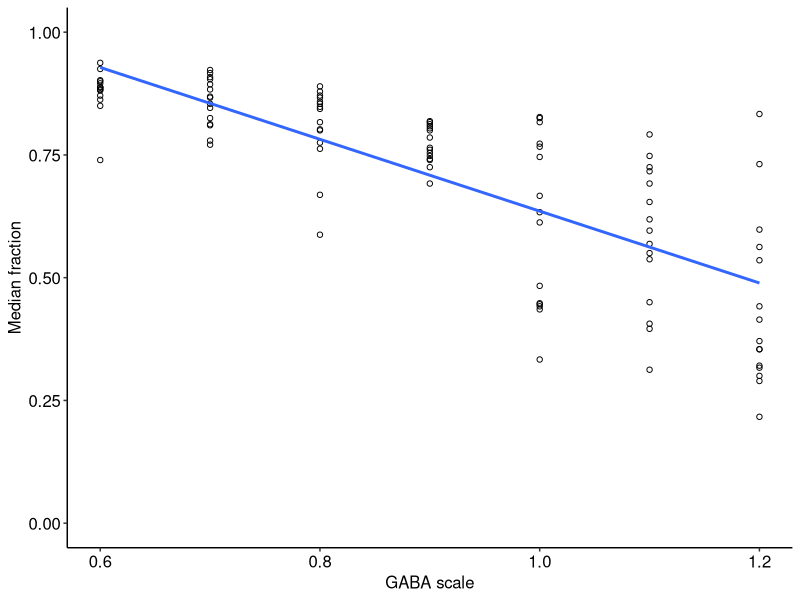

This figure's R source:
library(ggplot2)
data <- read.csv("gaba_scale_ss_frac_cutoff_0.2_binwidth_5.0ms_lookahead_10.csv", header=TRUE, sep=",")
### Try logistic regression - a cell will either fire or not fire
### (however the independece criterion is not true).
spiking <- round(data$frac_med*240)
nonspiking <- 240 - spiking
ss.logistic = glm(cbind(spiking, nonspiking )~ gabascale, data=data, family=binomial)
summary(ss.logistic)
## ss.null <-  glm(cbind(spiking, nonspiking )~ 1, data=data, family=binomial)
## with(anova(ss.logistic, ss.null),pchisq(Deviance,Df,lower.tail=FALSE)[2])

## pchisq(deviance(ss.null)-deviance(ss.logistic), df.residual(ss.null)-df.residual(ss.logistic),lower.tail=FALSE)
### Get back the coefficient in original scale - inverse of logit link 1/(1+1/exp(x))
1/(1+1/exp(coef(ss.logistic)))
## plot(data$gabascale, spiking)
### Lost here: http://plantecology.syr.edu/fridley/bio793/glm.html
## logistic.pred <- predict(ss.logistic, list(gabascale=gabascale), type="response")
## lines(predict(ss.logistic, list(gabascale=gabascale), type="response"), lwd=2, col="orange")
## anova(ss.lm, ss.logistic,test="Chisq")

### Plot the data with fitted model - checked with statsmodels - but could not produce the confidence interval

binom_plot <- ggplot(data, aes(x=gabascale, y=frac_med)) +
    geom_point(shape=1) + stat_smooth(se=FALSE, method="glm", family="binomial") +
    xlab("GABA scale") + ylab("Median fraction") +
    theme(axis.line=element_line(colour="black"),
          panel.grid.major=element_blank(),
          panel.grid.minor=element_blank(),
          panel.background=element_blank(),
	  axis.text.x=element_text(family="sans", face="plain", colour="#000000", size=12),
	  axis.text.y=element_text(family="sans", face="plain", colour="#000000", size=12),
          axis.title=element_text(family = "sans", face="plain", size=12),
          legend.title=element_text(family = "sans", face="plain", size=12),
          legend.text=element_text(family = "sans", face="plain", size=12)) +
	  ylim(0, 1.0)
    ## expand_limits(y=0) +
    ## scale_y_continuous(expand = c(0, 1.0)) ## +
    ## ggtitle("synchronous fraction with GABA scale")
ggsave(file="figures/Figure_4C_gaba_scaling.svg", plot=binom_plot, width=3, height=3)


